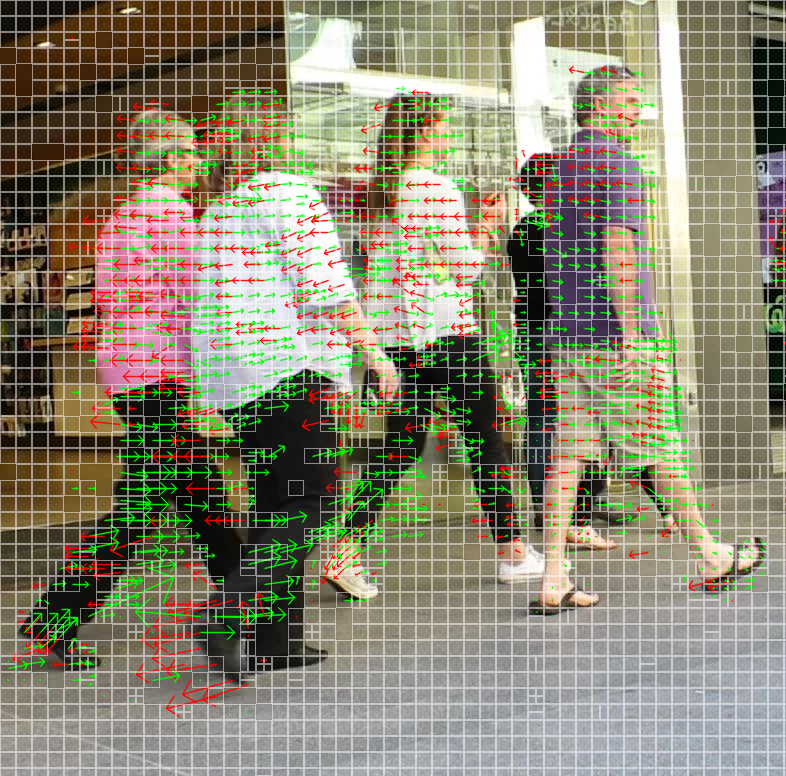
#> input picture infos/paper/plot_motion_vectors/frame_h264_000239_frame_cropped.png, 786 x 776 px, given in place of frame_h264_000239.png, which was not available
$ python crop_and_resize_mvs_example.py
#> lines starting #> are read from the running program, lines starting #| are printed output that depends on the picture
import cv2

frame_file = "frame_h264_000239.png"
#scale = 0.1
crop_region = [400, 224, 1186, 1000]

frame = cv2.imread(frame_file, cv2.IMREAD_COLOR)
#> frame is the input picture: shape (776, 786, 3); mean B, G, R 115, 135, 140.1
#frame_scaled = cv2.resize(frame, None, fx=scale, fy=scale, interpolation=cv2.INTER_LANCZOS4)
#crop_region = [c*scale for c in crop_region]

c = crop_region
frame_cropped = frame[int(c[1]):int(c[3]), int(c[0]):int(c[2]), :]
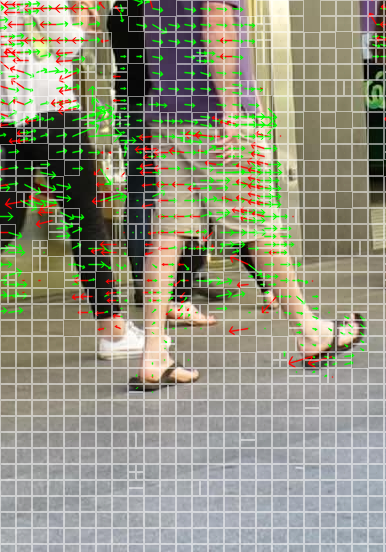
#> frame_cropped: shape (552, 386, 3); mean B, G, R 130.7, 148, 148.9

out_file = frame_file[:-4]
cv2.imwrite("{}_frame_cropped.png".format(out_file), frame_cropped, [cv2.IMWRITE_PNG_COMPRESSION, 0])

cv2.namedWindow("frame", cv2.WINDOW_NORMAL)
cv2.resizeWindow("frame", 640, 360)
#cv2.namedWindow("frame_scaled", cv2.WINDOW_NORMAL)
#cv2.resizeWindow("frame_scaled", 640, 360)
cv2.namedWindow("frame_cropped", cv2.WINDOW_NORMAL)
cv2.resizeWindow("frame_cropped", 640, 360)

while True:
    cv2.imshow("frame", frame)
    #cv2.imshow("frame_scaled", frame_scaled)
    cv2.imshow("frame_cropped", frame_cropped)
    if cv2.waitKey(1) & 0xFF == ord('q'):
#> (key q is pressed here)
        break

$ run again, on 000255.jpg
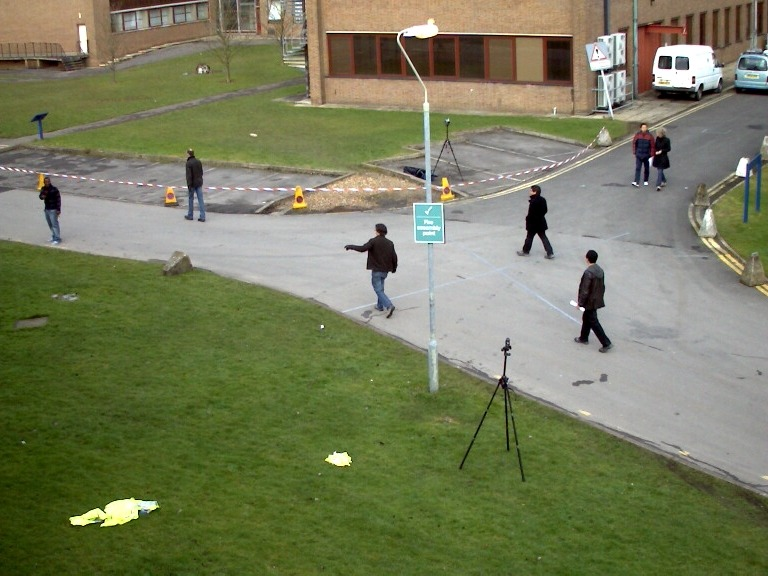
#> input picture 000255.jpg, 768 x 576 px, given in place of frame_h264_000239.png, which was not available
#> frame is the input picture: shape (576, 768, 3); mean B, G, R 91.6, 124, 119.2
#> `frame_cropped = frame[int(c[1]):int(c[3]), int(c[0]):int(c[2]), :]`:
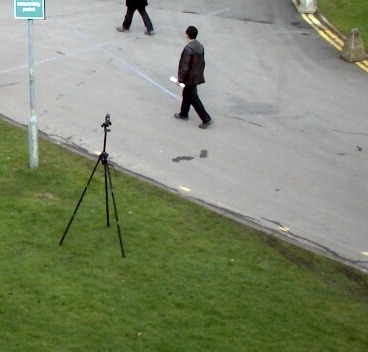
#> frame_cropped: shape (352, 368, 3); mean B, G, R 110.9, 137.1, 128.4
